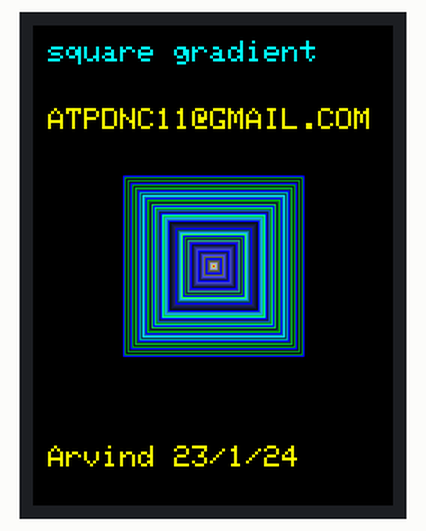
The sketch below on a simulated ESP32-S2. Shown: 240×320 colour display.

Above: at 1.9 s.

The sketch:

sketch.ino
```cpp
#include "SPI.h"
#include "Adafruit_GFX.h"
#include "Adafruit_ILI9341.h"

#define TFT_SCK 7
#define TFT_MOSI 11
#define MISO 9
#define TFT_CS   12
#define TFT_DC   14
#define TFT_RST  8

//#define TFT_DC 9
//#define TFT_CS 10
Adafruit_ILI9341 tft = Adafruit_ILI9341(TFT_CS, TFT_DC);

void setup() {
  Serial.begin(115200);
 // Serial.println("Shapes on Nucleo-32 SPI अरविन्द पाटील ...");
  delay(500);
 // Serial.println("इस कोड की रचना अरविन्द द्वारा 17/11/23 ");
  delay(1000);

  tft.begin();

  // Draw a color gradient square with reducing size
  drawColorGradientSquare();

  // Add text by Arvind Patil in yellow color
  tft.setTextColor(ILI9341_YELLOW);
  tft.setTextSize(2);
  tft.setCursor(10, 280);
  tft.print("Arvind 23/1/24");
  tft.setTextColor(ILI9341_CYAN);
  tft.setTextSize(2);
  tft.setCursor(10, 10);
  tft.print("square gradient");

tft.setTextColor(ILI9341_YELLOW);
  tft.setTextSize(2);
  tft.setCursor(10, 55);
  tft.print("ATPDNC11@GMAIL.COM");


}

void drawColorGradientSquare() {
  int centerX = 120;
  int centerY = 160;
  int initialSize = 120;
  int sizeStep = 10;

  // Draw the square with reducing size using interpolated colors
  for (int size = initialSize; size > 0; size -= sizeStep) {
    int halfSize = size / 2;

    for (int x = centerX - halfSize; x <= centerX + halfSize; x++) {
      for (int y = centerY - halfSize; y <= centerY + halfSize; y++) {
        int distanceX = abs(x - centerX);
        int distanceY = abs(y - centerY);
        int maxDistance = max(distanceX, distanceY);

        int color = colorRangeMap(maxDistance, 0, halfSize, ILI9341_RED, ILI9341_BLUE);

        tft.drawPixel(x, y, color);
      }
    }
  }
}

int colorRangeMap(int value, int in_min, int in_max, int out_min, int out_max) {
  return (value - in_min) * (out_max - out_min) / (in_max - in_min) + out_min;
}

void loop() {
  // Your main code here
}
```
